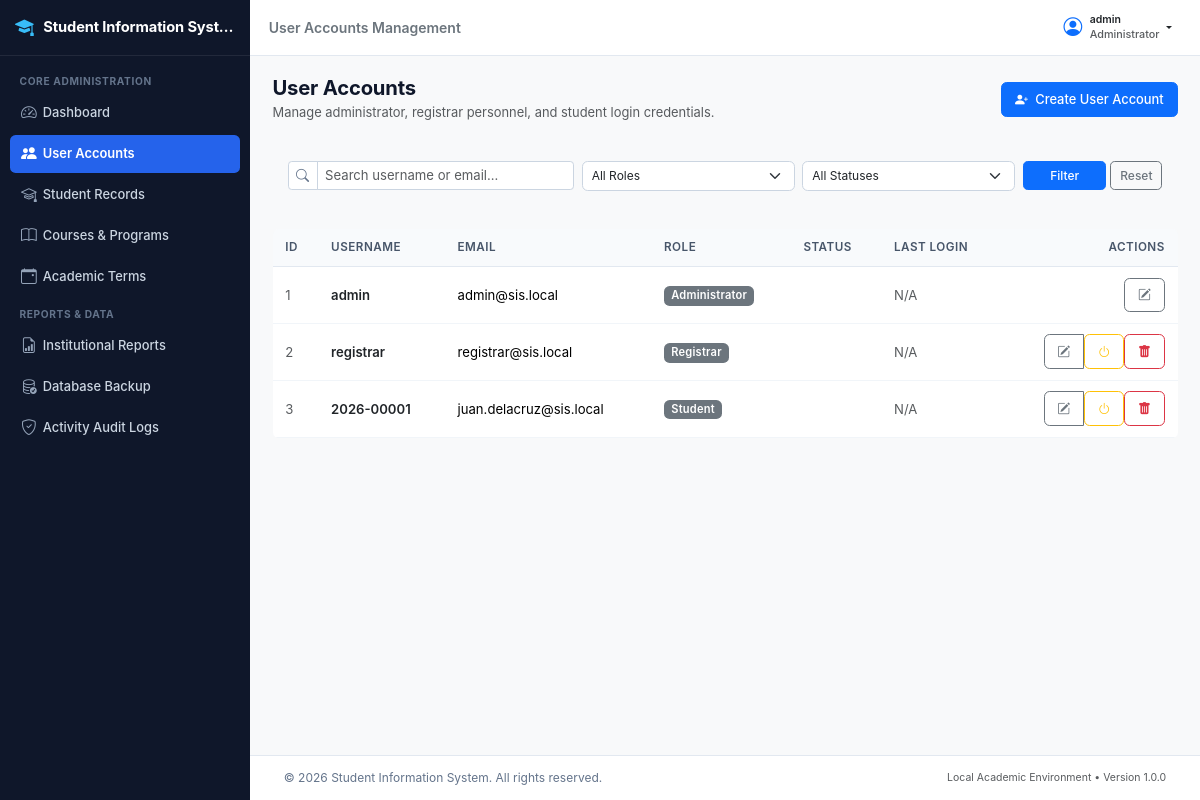
Screenshot of /admin/users/index.php (signed in) with the database file from the repository.
### tables this page shows
CREATE TABLE `roles` (
  `role_id` int(11) NOT NULL AUTO_INCREMENT,
  `role_name` varchar(50) NOT NULL,
  `description` varchar(255) DEFAULT NULL,
  `created_at` datetime NOT NULL DEFAULT current_timestamp(),
  PRIMARY KEY (`role_id`),
  UNIQUE KEY `role_name` (`role_name`)
);

CREATE TABLE `users` (
  `user_id` int(11) NOT NULL AUTO_INCREMENT,
  `username` varchar(50) NOT NULL,
  `email` varchar(100) NOT NULL,
  `password` varchar(255) NOT NULL,
  `role_id` int(11) NOT NULL,
  `status` enum('Active','Inactive') NOT NULL DEFAULT 'Active',
  `must_change_password` tinyint(1) NOT NULL DEFAULT 0,
  `last_login_at` datetime DEFAULT NULL,
  `created_at` datetime NOT NULL DEFAULT current_timestamp(),
  `updated_at` datetime NOT NULL DEFAULT current_timestamp() ON UPDATE current_timestamp(),
  PRIMARY KEY (`user_id`),
  UNIQUE KEY `username` (`username`),
  UNIQUE KEY `email` (`email`),
  KEY `idx_users_role` (`role_id`),
  KEY `idx_users_status` (`status`),
  CONSTRAINT `fk_users_role` FOREIGN KEY (`role_id`) REFERENCES `roles` (`role_id`) ON UPDATE CASCADE
);

### includes/functions.php (called while the page is built, shortened)
<?php
function escape($data) {
    return htmlspecialchars((string)$data, ENT_QUOTES, 'UTF-8');
}
function sanitize($data) {
    return trim((string)$data);
}
function format_date($date, $format = 'M d, Y') {
    if (!$date || $date === '0000-00-00' || $date === '0000-00-00 00:00:00') {
        return 'N/A';
    }
    $timestamp = strtotime($date);
    return $timestamp ? date($format, $timestamp) : 'N/A';
}

### includes/auth.php (called while the page is built, shortened)
<?php
require_once __DIR__ . '/functions.php';
function is_logged_in() {
    return isset($_SESSION['user_id']) && !empty($_SESSION['user_id']);
}
function current_user() {
    return [
        'user_id' => (int)$_SESSION['user_id'],
        'username' => $_SESSION['username'] ?? '',
        'email' => $_SESSION['email'] ?? '',
        'role_id' => (int)($_SESSION['role_id'] ?? 0),
        'role_name' => $_SESSION['role_name'] ?? '',
        'student_id' => isset($_SESSION['student_id']) ? (int)$_SESSION['student_id'] : null,
        'student_number' => $_SESSION['student_number'] ?? null,
        'must_change_password' => !empty($_SESSION['must_change_password'])
    ];
}

### admin/users/index.php (the view, shortened to what this page needs)
<?php
require_once __DIR__ . '/../../includes/auth.php';
require_once __DIR__ . '/../../includes/functions.php';
$conn = db_connect();
$page_title = 'User Accounts Management';
$search = sanitize($_GET['q'] ?? '');
$page = max(1, (int)($_GET['page'] ?? 1));
$limit = 15;
$offset = ($page - 1) * $limit;
$where_clauses = ["1=1"];
$types = "";
$params = [];
$where_sql = implode(" AND ", $where_clauses);
$sql = "SELECT u.user_id, u.username, u.email, u.status, u.last_login_at, u.created_at, r.role_name
        FROM users u
        INNER JOIN roles r ON u.role_id = r.role_id
        WHERE " . $where_sql . "
        ORDER BY u.created_at DESC
        LIMIT ? OFFSET ?";
$select_stmt = mysqli_prepare($conn, $sql);
$data_types = $types . "ii";
$data_params = array_merge($params, [$limit, $offset]);
mysqli_stmt_bind_param($select_stmt, $data_types, ...$data_params);
mysqli_stmt_execute($select_stmt);
$users_result = mysqli_stmt_get_result($select_stmt);
$roles_res = mysqli_query($conn, "SELECT role_id, role_name FROM roles ORDER BY role_id ASC");
require_once __DIR__ . '/../../includes/header.php';
?>
<div class="app-wrapper">
    <?php require_once __DIR__ . '/../../includes/sidebar.php'; ?>
    <div class="app-main">
        <?php require_once __DIR__ . '/../../includes/navbar.php'; ?>
        <main class="content-body">
            <div class="container-fluid px-0">
                <div class="d-flex flex-column flex-md-row justify-content-between align-items-md-center mb-4 gap-2">
                    <div>
                        <h1 class="h3 mb-1 fw-bold">User Accounts</h1>
                        <p class="text-muted small mb-0">Manage administrator, registrar personnel, and student login credentials.</p>
                    </div>
                    <div>
                        <a href="create.php" class="btn btn-primary">
                            <i class="bi bi-person-plus-fill me-1"></i> Create User Account
                        </a>
                    </div>
                </div>
                <div class="sis-card p-3 mb-4">
                    <form method="GET" action="index.php" class="row g-2 align-items-center">
                        <div class="col-md-4">
                            <div class="input-group input-group-sm">
                                <span class="input-group-text bg-white"><i class="bi bi-search"></i></span>
                                <input type="text" class="form-control" name="q" placeholder="Search username or email..." value="<?php echo escape($search); ?>">
                            </div>
                        </div>
                        <div class="col-md-3">
                            <select name="role_id" class="form-select form-select-sm">
                                <option value="0">All Roles</option>
                            </select>
                        </div>
                        <div class="col-md-3">
                            <select name="status" class="form-select form-select-sm">
                                <option value="">All Statuses</option>
                            </select>
                        </div>
                        <div class="col-md-2 d-flex gap-1">
                            <button type="submit" class="btn btn-sm btn-primary flex-grow-1">Filter</button>
                            <a href="index.php" class="btn btn-sm btn-outline-secondary">Reset</a>
                        </div>
                    </form>
                </div>
                <div class="sis-card">
                    <div class="table-responsive">
                        <table class="table sis-table align-middle">
                            <thead>
                                <tr>
                                    <th>ID</th>
                                    <th>Username</th>
                                    <th>Email</th>
                                    <th>Role</th>
                                    <th>Status</th>
                                    <th>Last Login</th>
                                    <th class="text-end">Actions</th>
                                </tr>
                            </thead>
                            <tbody>
                                <?php if (mysqli_num_rows($users_result) > 0): ?>
                                    <?php while ($row = mysqli_fetch_assoc($users_result)): ?>
                                        <tr>
                                            <td class="text-muted small"><?php echo $row['user_id']; ?></td>
                                            <td class="fw-semibold text-dark"><?php echo escape($row['username']); ?></td>
                                            <td><?php echo escape($row['email']); ?></td>
                                            <td>
                                                <span class="badge bg-secondary"><?php echo escape($row['role_name']); ?></span>
                                            </td>
                                            <td>
                                                <?php if ($row['status'] === 'Active'): ?>
                                                    <span class="badge badge-status badge-active">Active</span>
                                                <?php else: ?>
                                                    <span class="badge badge-status badge-inactive">Inactive</span>
                                                <?php endif; ?>
                                            </td>
                                            <td class="text-muted small"><?php echo format_date($row['last_login_at'], 'M d, Y h:i A'); ?></td>
                                            <td class="text-end">
                                                <div class="btn-group btn-group-sm">
                                                    <a href="edit.php?id=<?php echo $row['user_id']; ?>" class="btn btn-outline-secondary" title="Edit User">
                                                        <i class="bi bi-pencil-square"></i>
                                                    </a>
                                                    <?php if ($row['user_id'] != $_SESSION['user_id']): ?>
                                                        <form method="POST" action="<?php echo APP_URL; ?>/process/users/toggle-status-process.php" class="d-inline" onsubmit="return confirm('Toggle status for this account?');">
                                                            <button type="submit" class="btn btn-outline-<?php echo $row['status'] === 'Active' ? 'warning' : 'success'; ?>" title="Toggle Active/Inactive">
                                                                <i class="bi bi-power"></i>
                                                            </button>
                                                        </form>
                                                    <?php endif; ?>
                                                    <?php if ($row['user_id'] != $_SESSION['user_id'] && $row['user_id'] != 1): ?>
                                                        <form method="POST" action="<?php echo APP_URL; ?>/process/users/delete-user-process.php" class="d-inline" onsubmit="return confirm('Are you sure you want to permanently delete user account \'<?php echo escape($row['username']); ?>\'? This action cannot be undone.');">
                                                            <button type="submit" class="btn btn-outline-danger" title="Delete User Account">
                                                                <i class="bi bi-trash-fill"></i>
                                                            </button>
                                                        </form>
                                                    <?php endif; ?>
                                                </div>
                                            </td>
                                        </tr>
                                    <?php endwhile; ?>
                                <?php endif; ?>
                            </tbody>
                        </table>
                    </div>
                </div>
            </div>
        </main>
        <?php require_once __DIR__ . '/../../includes/footer.php'; ?>

### includes/navbar.php (shortened to what this page needs)
<?php
require_once __DIR__ . '/auth.php';
require_once __DIR__ . '/functions.php';
$auth_user = current_user();
?>
<header class="app-header">
    <div class="d-flex align-items-center">
        <span class="fw-semibold text-secondary d-none d-sm-inline">
            <?php echo isset($page_title) ? escape($page_title) : APP_NAME; ?>
        </span>
    </div>
    <div class="d-flex align-items-center">
        <?php if ($auth_user): ?>
            <div class="dropdown">
                <button class="btn btn-sm btn-outline-light text-dark dropdown-toggle d-flex align-items-center border-0" type="button" id="userMenuDropdown" data-bs-toggle="dropdown" aria-expanded="false">
                    <i class="bi bi-person-circle fs-5 me-2 text-primary"></i>
                    <div class="text-start me-1 d-none d-md-block">
                        <div class="fw-semibold small leading-tight"><?php echo escape($auth_user['username']); ?></div>
                        <div class="text-muted" style="font-size: 0.72rem;"><?php echo escape($auth_user['role_name']); ?></div>
                    </div>
                </button>
            </div>
        <?php else: ?>
            <a href="<?php echo APP_URL; ?>/login.php" class="btn btn-sm btn-primary">
                <i class="bi bi-box-arrow-in-right me-1"></i> Log In
            </a>
        <?php endif; ?>
    </div>
</header>

### assets/css/style.css (style rules this page uses)
:root { --sis-primary: #1e3a8a; --sis-primary-hover: #172554; --sis-secondary: #0f766e; --sis-accent: #2563eb; --sis-bg: #f8fafc; --sis-sidebar-width: 250px; --sis-header-height: 56px; --sis-text-main: #1e293b; --sis-text-muted: #64748b; --sis-border: #e2e8f0; }
html { font-size: 15px; -webkit-font-smoothing: antialiased; -moz-osx-font-smoothing: grayscale; }
body { font-family: -apple-system, BlinkMacSystemFont, "Segoe UI", Roboto, "Helvetica Neue", Arial, sans-serif; background-color: var(--sis-bg); color: var(--sis-text-main); font-size: 0.933rem; line-height: 1.55; min-height: 100vh; }
h1, .h1 { font-size: 1.45rem; font-weight: 700; color: #0f172a; }
h3, .h3 { font-size: 1.15rem; font-weight: 600; color: #0f172a; }
.app-wrapper { display: flex; min-height: 100vh; }
.app-main { flex: 1; margin-left: 250px; display: flex; flex-direction: column; min-height: 100vh; min-width: 0; }
.app-header { height: var(--sis-header-height); background: #ffffff; border-bottom: 1px solid var(--sis-border); display: flex; align-items: center; justify-content: space-between; padding: 0 1.25rem; position: sticky; top: 0; z-index: 1020; }
.content-body { flex: 1; padding: 1.35rem 1.5rem; min-width: 0; }
.content-body h1, .content-body .h3 { font-size: 1.35rem; font-weight: 700; color: #0f172a; letter-spacing: -0.01em; }
.content-body p.text-muted { font-size: 0.86rem; line-height: 1.45; }
.table { font-size: 0.875rem; margin-bottom: 0; vertical-align: middle; }
.table thead th { background-color: #f8fafc; color: #475569; font-weight: 600; font-size: 0.78rem; text-transform: uppercase; letter-spacing: 0.04em; border-bottom: 1px solid var(--sis-border); padding: 0.65rem 0.85rem; white-space: nowrap; }
.table tbody td { padding: 0.7rem 0.85rem; border-bottom: 1px solid #f1f5f9; font-size: 0.875rem; }
.table-responsive { border-radius: 0.375rem; }
.form-control, .form-select { font-size: 0.875rem; padding: 0.45rem 0.75rem; border-radius: 0.375rem; border-color: #cbd5e1; }
.form-control-sm, .form-select-sm { font-size: 0.8rem; padding: 0.35rem 0.6rem; }
.input-group-text { font-size: 0.85rem; padding: 0.45rem 0.7rem; background-color: #f8fafc; border-color: #cbd5e1; color: #64748b; }
.btn { font-size: 0.86rem; font-weight: 500; padding: 0.45rem 0.85rem; border-radius: 0.375rem; }
.btn-sm { font-size: 0.8rem; padding: 0.3rem 0.6rem; border-radius: 0.3125rem; }
.badge { font-size: 0.74rem; font-weight: 600; padding: 0.38em 0.65em; letter-spacing: 0.02em; }

### rows the page displays
roles: role_name "Administrator"
users: user_id "1", username "admin", email "admin@sis.local", role.role_name "Administrator", last_login_at "N/A"
users: user_id "2", username "registrar", email "registrar@sis.local", role.role_name "Registrar", last_login_at "N/A"
users: user_id "3", username "2026-00001", email "juan.delacruz@sis.local", role.role_name "Student", last_login_at "N/A"

### other values shown
APP_NAME "Student Information Syst…"
$page_title "User Accounts Management"
$auth_user['username'] "admin"
APP_NAME "Student Information System"
APP_VERSION "1.0.0"
